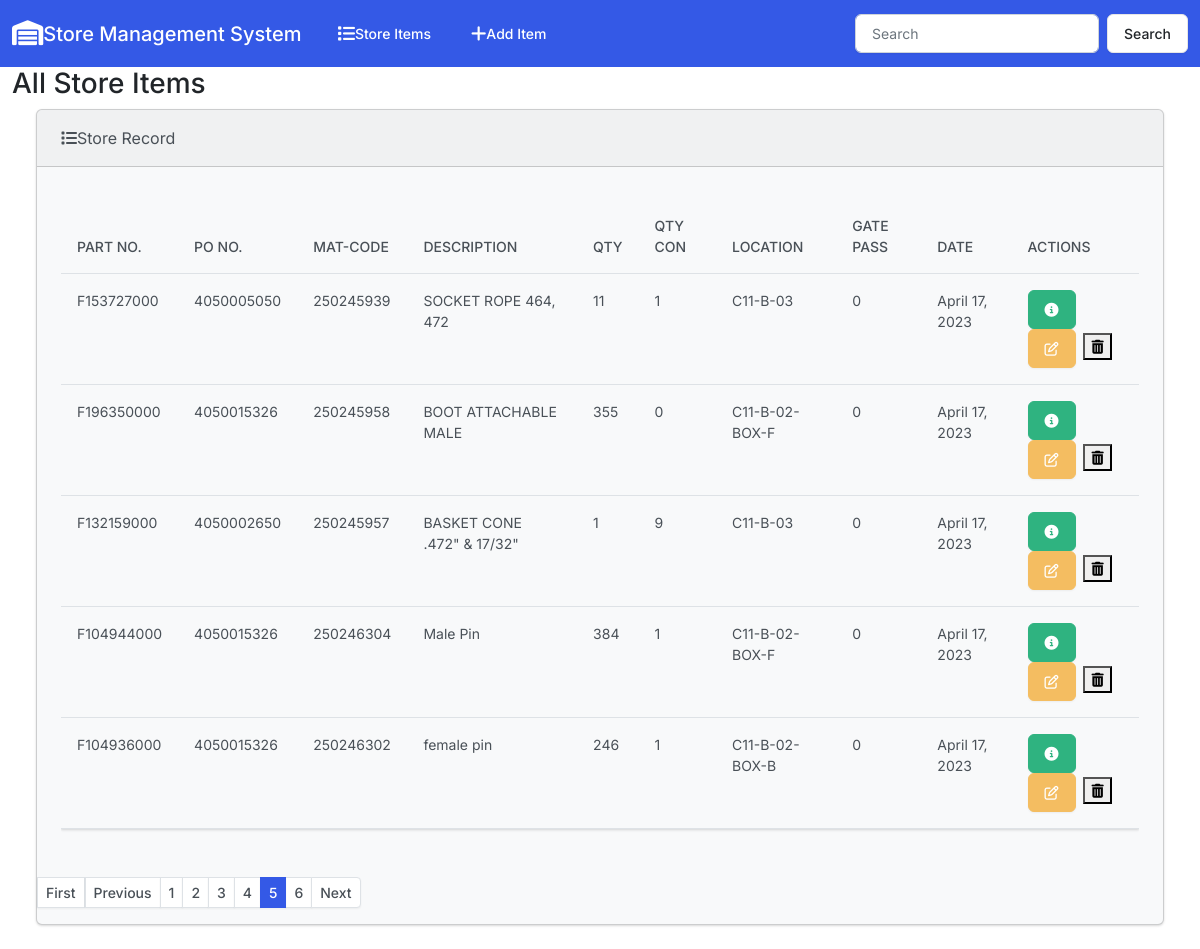
The app's page /?page=5 with its own data.
### store/models.py (models this page shows, shortened)
class Store(models.Model):
    part_number = models.CharField(max_length=10)
    purchase_order =models.PositiveIntegerField()
    mat_code = models.PositiveIntegerField()
    description= models.CharField(max_length=37)
    quantity=models.PositiveIntegerField()
    qty_consumed=models.PositiveIntegerField()
    location=models.CharField(max_length=50)
    gate_pass=models.PositiveIntegerField()
    Date=models.DateField(auto_now=False, auto_now_add=False, blank=True, null=True)
    image=models.ImageField(upload_to='media')

### store/views.py (the view)
# urls.py: path('', views.index , name='index'),
def index(request):
    store = Store.objects.all()
    p = Paginator(store, 5)
    store = request.GET.get('page')
    store=p.get_page(store)
    contex = {'store' : store}
    return render(request,'store/index.html', contex)

### store/templates/store/index.html (shortened to what this page needs)
{% extends "store/base.html" %}
{% block body %}
            <h3 class="a-4">All Store Items</h3>
            <div class="row">
            <div class="col-12">
                {% if store %}
                <div class="card bg-light  ms-4 me-4 mb-4" >
                    <div class="card-header">
                       <i class="fa-solid fa-list "></i>Store Record
                    </div>
                    <div class="card-body">
                    <p class="card-text">
                        <div class="table-responsive">
                            <table class="table table-hover">
                                <thead>
                                  <tr>
                                    <th scope="col">Part No.</th>
                                    <th scope="col">PO No.</th>
                                    <th scope="col">Mat-Code</th>
                                    <th scope="col">Description</th>
                                    <th scope="col">Qty</th>
                                    <th scope="col">Qty Con</th>
                                    <th scope="col">Location</th>
                                    <th scope="col">Gate Pass</th>
                                    <th scope="col">Date</th>
                                    <th scope="col">Actions</th>
                                  </tr>
                                </thead>
                                <tbody>
                                    {% for stores in store %}
                                    {% load mathfilters %}
                                    <tr>
                                        <td>F{{stores.part_number}}</td>
                                        <td>{{stores.purchase_order}}</td>
                                        <td>{{stores.mat_code}}</td>
                                        <td>{{stores.description}}</td>
                                        <td>{{stores.quantity|sub:stores.qty_consumed}}</td>
                                        <td>{{stores.qty_consumed}}</td>
                                        <td>{{stores.location}}</td>
                                        <td>{{stores.gate_pass}}</td>
                                        <td>{{stores.Date}}</td>
                                        <td>
                                        <buttotn type="button" class="btn btn-success me-1" href="{% url 'view_store' stores.id %}" data-bs-toggle="modal" data-bs-target="#myModal{{stores.id}}"><i class="fa-solid fa-circle-info"></i>
                                        </buttotn>
                                         <a class="btn btn-warning me-1" href="{% url 'edit' stores.id %}"><i class="fa-regular fa-pen-to-square "></i></a>
                                         <button type="button" classs="btn btn-danger" data-bs-toggle="modal" data-bs-target="#delete{{stores.id}}"><i class="fa-solid fa-trash-can"></i></button>
                                    </td>
                                    </tr>
                                    {% endfor %}
                                </tbody>
                              </table>
                        </div>
                    </p>
                    </div>
                {% else %}
                <h5 class="alert alert-primary ms-4 me-4">No Store Record</h5>
                {% endif %}
                <ul class="pagination pagination-sm">
                    {% if store.has_previous %}
                      <a class="page-link" href="/?page=1" tabindex="-1">First</a>
                    <a class="page-link" href="/?page={{store.previous_page_number}}" tabindex="-1">Previous</a>
                    {% endif %}
                    {% for i in store.paginator.page_range %}
                    {% if store.number == i %}
                    <li class="page-item active"><a class="page-link" href="#">{{i}}</a></li>
                    {% else %}
                    <li class="page-item">
                    <a class="page-link" href="?page={{i}}">{{i}}</a></li>
                    {% endif %}
                    {% endfor %}
                     {% if store.has_next %}
                    <li class="page-item">
                      <a class="page-link" href="/?page={{store.next_page_number}}">Next</a>
                    </li>
                    {% endif %}
                  </ul>
                </div>
            </div>
            </div>
{% endblock %}

### records on screen
Store: part_number "153727000", purchase_order "4050005050", mat_code "250245939", description "SOCKET ROPE 464, 472", quantity|sub "11", qty_consumed "1", location "C11-B-03", gate_pass "0", Date "April 17, 2023"
Store: part_number "196350000", purchase_order "4050015326", mat_code "250245958", description "BOOT ATTACHABLE MALE", quantity|sub "355", qty_consumed "0", location "C11-B-02-BOX-F", gate_pass "0", Date "April 17, 2023"
Store: part_number "132159000", purchase_order "4050002650", mat_code "250245957", description "BASKET CONE .472\" & 17/32\"", quantity|sub "1", qty_consumed "9", location "C11-B-03", gate_pass "0", Date "April 17, 2023"
Store: part_number "104944000", purchase_order "4050015326", mat_code "250246304", description "Male Pin", quantity|sub "384", qty_consumed "1", location "C11-B-02-BOX-F", gate_pass "0", Date "April 17, 2023"
Store: part_number "104936000", purchase_order "4050015326", mat_code "250246302", description "female pin", quantity|sub "246", qty_consumed "1", location "C11-B-02-BOX-B", gate_pass "0", Date "April 17, 2023"

### other values on screen
{{ i }} "1" "2" "3" "4" "6"
{{ i }} "5"
